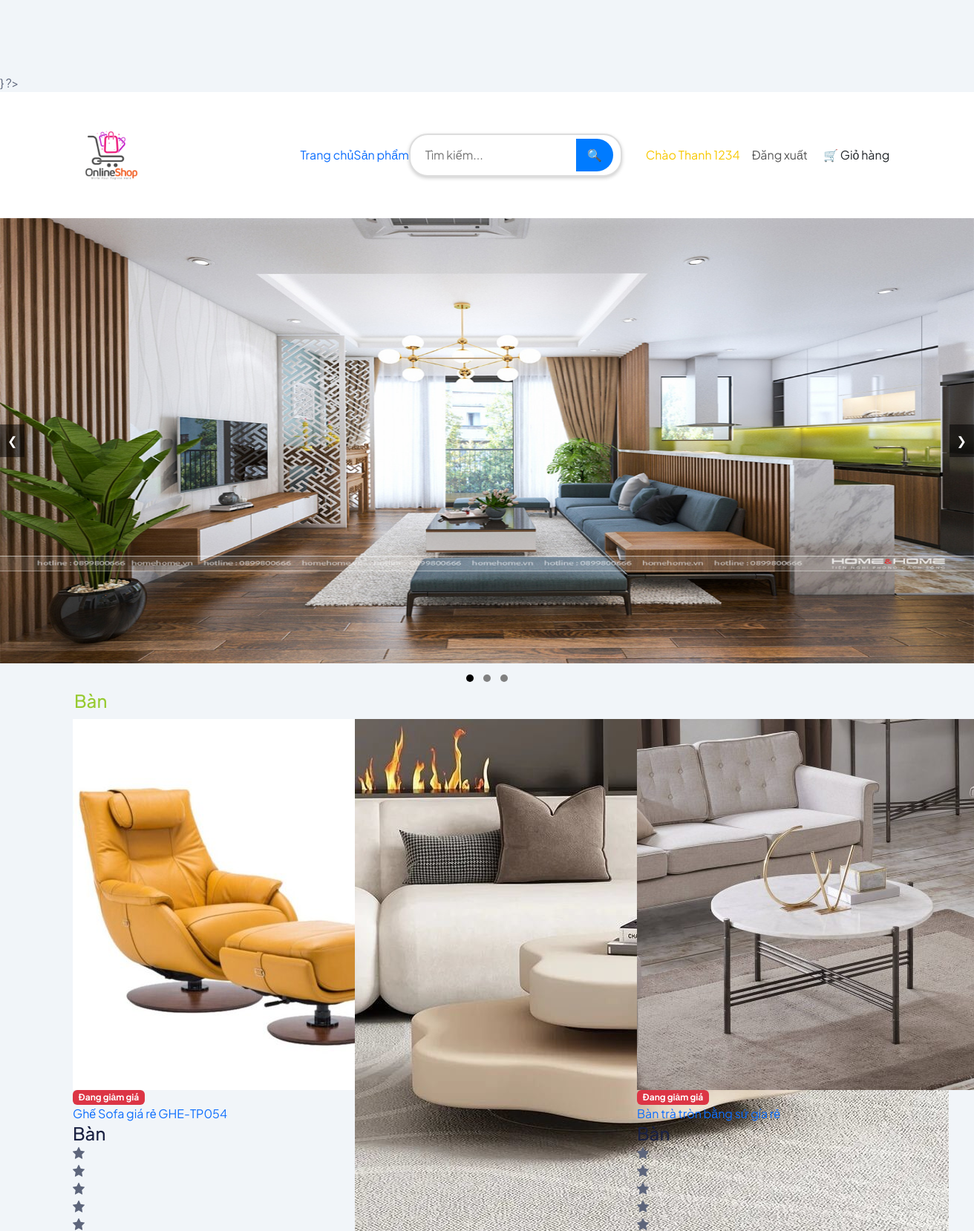
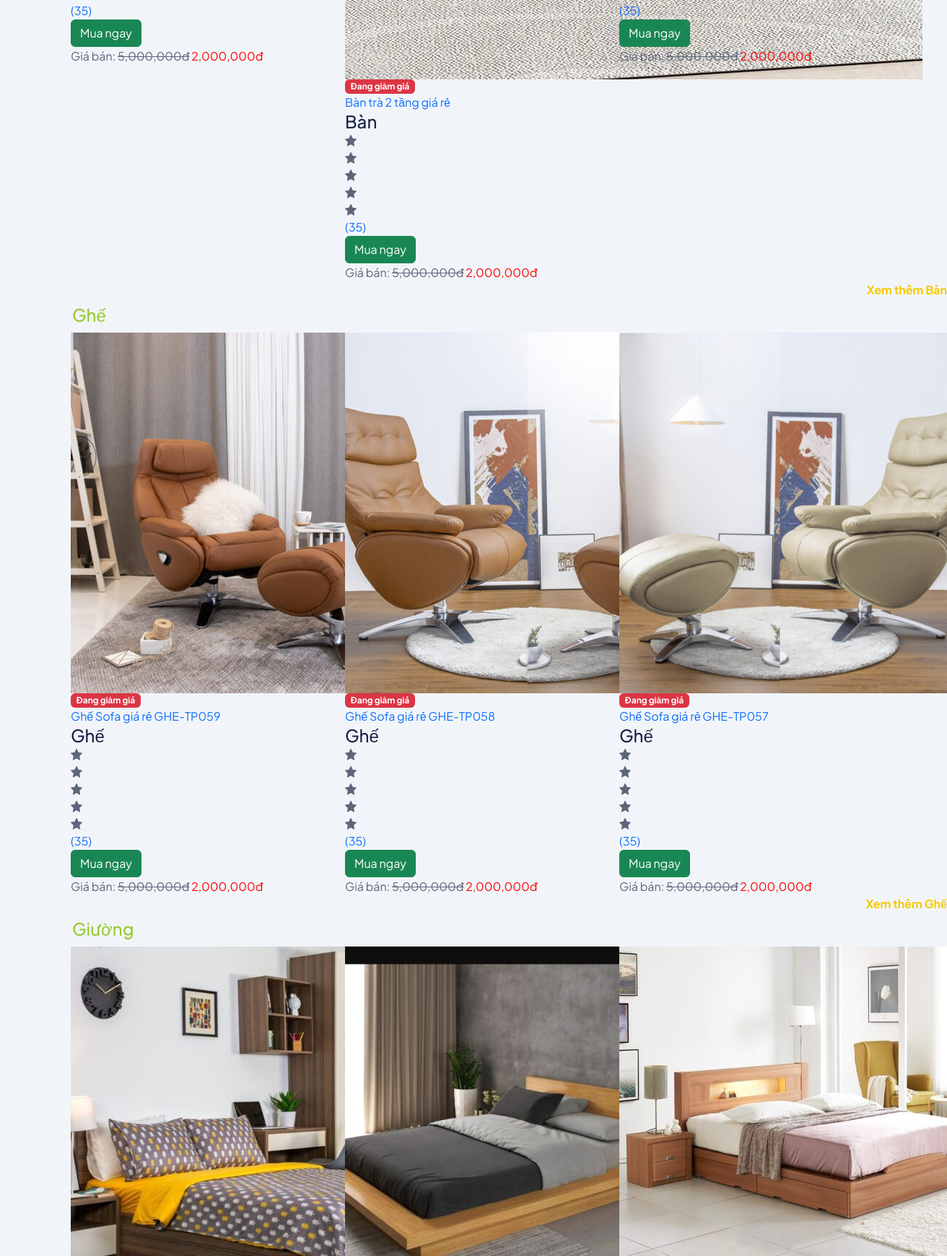
The page / (signed in, upper part) on the database its author committed (2 pictures, top to bottom).
### tables this page shows
CREATE TABLE `danhmuc` (
  `id` int(11) NOT NULL,
  `tendanhmuc` varchar(50) NOT NULL,
  `mota` varchar(1000) NOT NULL
);

CREATE TABLE `mathang` (
  `id` int(11) NOT NULL,
  `tenmathang` varchar(255) NOT NULL,
  `mota` text NOT NULL,
  `giaban` float NOT NULL,
  `giagoc` float NOT NULL,
  `soluongton` int(11) NOT NULL,
  `hinhanh` varchar(255) NOT NULL,
  `luotxem` int(11) NOT NULL,
  `luotmua` int(11) NOT NULL,
  `danhmuc_id` int(11) NOT NULL
);

### model/danhmuc.php (called while the page is built, shortened)
<?php
class DANHMUC{
    public function laydanhmuc(){
        $dbcon = DATABASE::connect();
        try{
            $sql = "SELECT * FROM danhmuc";
            $cmd = $dbcon->prepare($sql);
            $cmd->execute();
            $result = $cmd->fetchAll();
            return $result;
        }
        catch(PDOException $e){
            $error_message = $e->getMessage();
            echo "<p>Lỗi truy vấn: $error_message</p>";
            exit();
        }
    }
}
?>

### model/mathang.php (called while the page is built, shortened)
<?php
class MATHANG{
    public function laymathang(){
        $dbcon = DATABASE::connect();
        try{
            $sql = "SELECT * FROM mathang ORDER BY id DESC";
            $cmd = $dbcon->prepare($sql);
            $cmd->execute();
            $result = $cmd->fetchAll();
            return $result;
        }
        catch(PDOException $e){
            $error_message = $e->getMessage();
            echo "<p>Lỗi truy vấn: $error_message</p>";
            exit();
        }
    }
}
?>

### public/main.php (the view, shortened to what this page needs)
<?php
include("inc/top.php");
?>
<div>
    <div class="slideshow-container">
        <img width="100%" height="600px" src="../image/carousel/h1.jpg" class="slides" >
        <button class="prev" onclick="changeSlide(-1)">&#10094;</button>
        <button class="next" onclick="changeSlide(1)">&#10095;</button>
    </div>
    <div class="dots">
        <span class="dot" onclick="currentSlide(1)"></span>
        <span class="dot" onclick="currentSlide(2)"></span>
        <span class="dot" onclick="currentSlide(3)"></span>
    </div>
</div>
<?php
foreach($danhmuc as $d){
$i = 0;
?>
<h3 style="margin-left: 100px;">
<a class="text-decoration-none text-info" href="index.php?action=group&id=<?php echo $d["id"]; ?>">
<?php echo $d["tendanhmuc"]; ?></a>
</h3>
<section class="items-grid section" style="margin-top: 10px;">
    <div class="container">
        <div class="single-head">
            <div class="row">
                <?php
                foreach($mathang as $m){
                if($m["danhmuc_id"] == $d["id"] && $i < 3){
                $i++;
                ?>
                <div class="col-lg-4 col-md-6 col-12" style="border-color: red;">
                    <div class="single-grid wow fadeInUp" data-wow-delay=".2s">
                        <div class="image">
                            <a href="?action=detail&id=<?php echo $m["id"]; ?>" class="thumbnail">
                                <img src="../<?php echo $m["hinhanh"]; ?>" alt="<?php echo $m["tenmathang"]; ?>">
                            </a>
                            <p class="badge bg-danger text-white">Đang giảm giá</p>
                        </div>
                        <div class="content">
                            <div class="top-content">
                                <a href="?action=detail&id=<?php echo $m["id"]; ?>" class="tag"><?php echo $m["tenmathang"]; ?></a>
                                <h3 class="title">
                                <a href="?action=group&id=<?php echo $d["id"]; ?>">
                                <?php echo $d["tendanhmuc"]; ?></a>
                                </h3>
                                <ul class="rating">
                                    <li><i class="lni lni-star-filled"></i></li>
                                    <li><i class="lni lni-star-filled"></i></li>
                                    <li><i class="lni lni-star-filled"></i></li>
                                    <li><i class="lni lni-star-filled"></i></li>
                                    <li><i class="lni lni-star-filled"></i></li>
                                    <li><a href="javascript:void(0)">(35)</a></li>
                                </ul>
                                <ul>
                                    <li><a href="index.php?action=chovaogio&id=<?php echo $m["id"]; ?>" class="btn btn-success">Mua ngay</a></li>
                                </ul>
                            </div>
                            <div class="bottom-content">
                                <?php if ($m["giaban"] != $m["giagoc"]){ ?>
                                <p class="price">Giá bán:
                                    <span class="text-decoration-line-through"><?php echo number_format($m["giagoc"]); ?>đ</span><?php }  ?>
                                    <span style="color: red"><?php echo number_format($m["giaban"]); ?>đ</span></p>
                                </div>
                            </div>
                        </div>
                    </div>
                    <?php
                    }
                    }
                    ?>
                </div>
            </div>
        </div>
    </section>
    <div class="text-end mb-2"><a class="text-warning text-decoration-none fw-bolder" href="index.php?action=group&id=<?php echo $d["id"]; ?>">Xem thêm <?php echo $d["tendanhmuc"]; ?></a></div>
    <?php
    }
    ?>
<?php
include("inc/bottom.php");
?>

### public/inc/top.php (style rules this page uses)
body { padding-top: 100px; Điều chỉnh theo chiều cao của header }

### public/main.php (style rules this page uses)
.slideshow-container { position: relative; margin: auto; overflow: hidden; }
.slides { display: none; width: 100%; }
.prev, .next { position: absolute; top: 50%; transform: translateY(-50%); background-color: rgba(0, 0, 0, 0.5); color: white; border: none; padding: 10px; cursor: pointer; }
.prev { left: 0; }
.next { right: 0; }
.dots { text-align: center; margin-top: 10px; }
.dot { display: inline-block; width: 10px; height: 10px; background-color: gray; border-radius: 50%; margin: 5px; cursor: pointer; }
.active { background-color: black; }

### rows shown on the page
danhmuc: tendanhmuc "Bàn"
mathang: hinhanh (picture), shows "Đang giảm giá", tenmathang "Ghế Sofa giá rẻ GHE-TP054", danhmuc.tendanhmuc "Bàn", giagoc "5,000,000", giaban "2,000,000"
mathang: shows "Đang giảm giá", tenmathang "Bàn trà 2 tầng giá rẻ", danhmuc.tendanhmuc "Bàn", giagoc "5,000,000", giaban "2,000,000"
mathang: hinhanh (picture), shows "Đang giảm giá", tenmathang "Bàn trà tròn bằng sứ gía rẻ", danhmuc.tendanhmuc "Bàn", giagoc "5,000,000", giaban "2,000,000"
danhmuc: tendanhmuc "Ghế"
mathang: hinhanh (picture), shows "Đang giảm giá", tenmathang "Ghế Sofa giá rẻ GHE-TP059", danhmuc.tendanhmuc "Ghế", giagoc "5,000,000", giaban "2,000,000"
mathang: hinhanh (picture), shows "Đang giảm giá", tenmathang "Ghế Sofa giá rẻ GHE-TP058", danhmuc.tendanhmuc "Ghế", giagoc "5,000,000", giaban "2,000,000"
mathang: hinhanh (picture), shows "Đang giảm giá", tenmathang "Ghế Sofa giá rẻ GHE-TP057", danhmuc.tendanhmuc "Ghế", giagoc "5,000,000", giaban "2,000,000"
danhmuc: tendanhmuc "Giường"
mathang: hinhanh (picture)
mathang: hinhanh (picture)
mathang: hinhanh (picture)

### other values the page prints
$_SESSION["khachhang"]["hoten"] "Thanh 1234"
